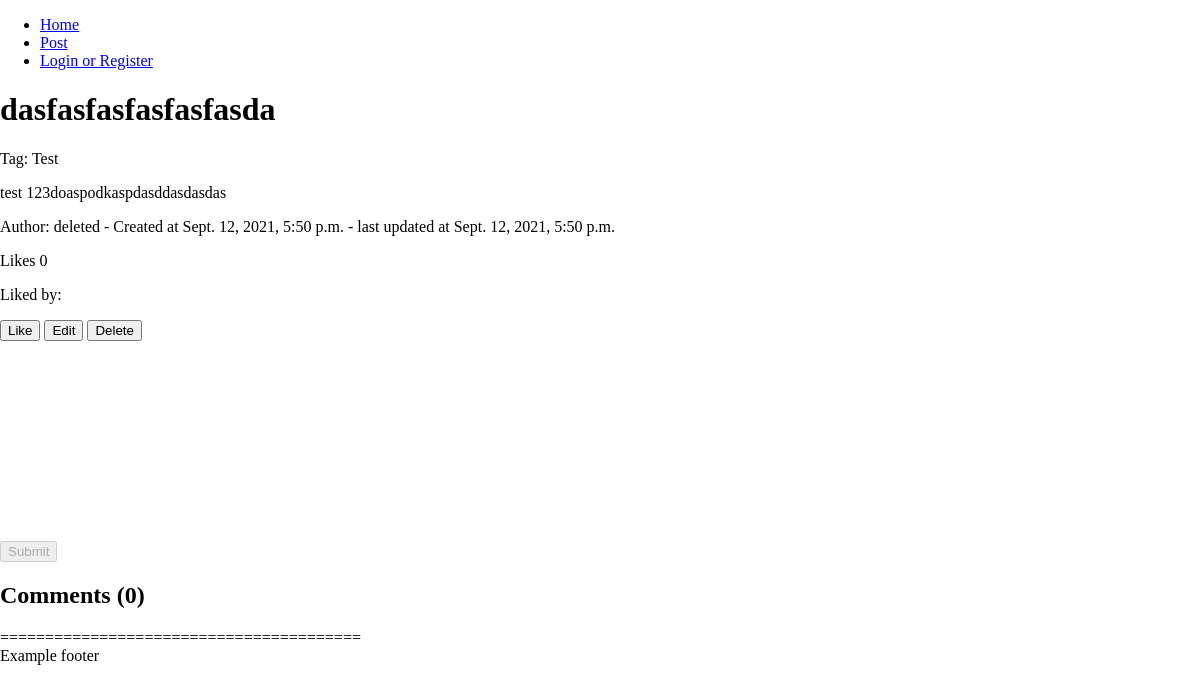
Page /post/2/dasfasfasfasfasfasda on the earlier database version.
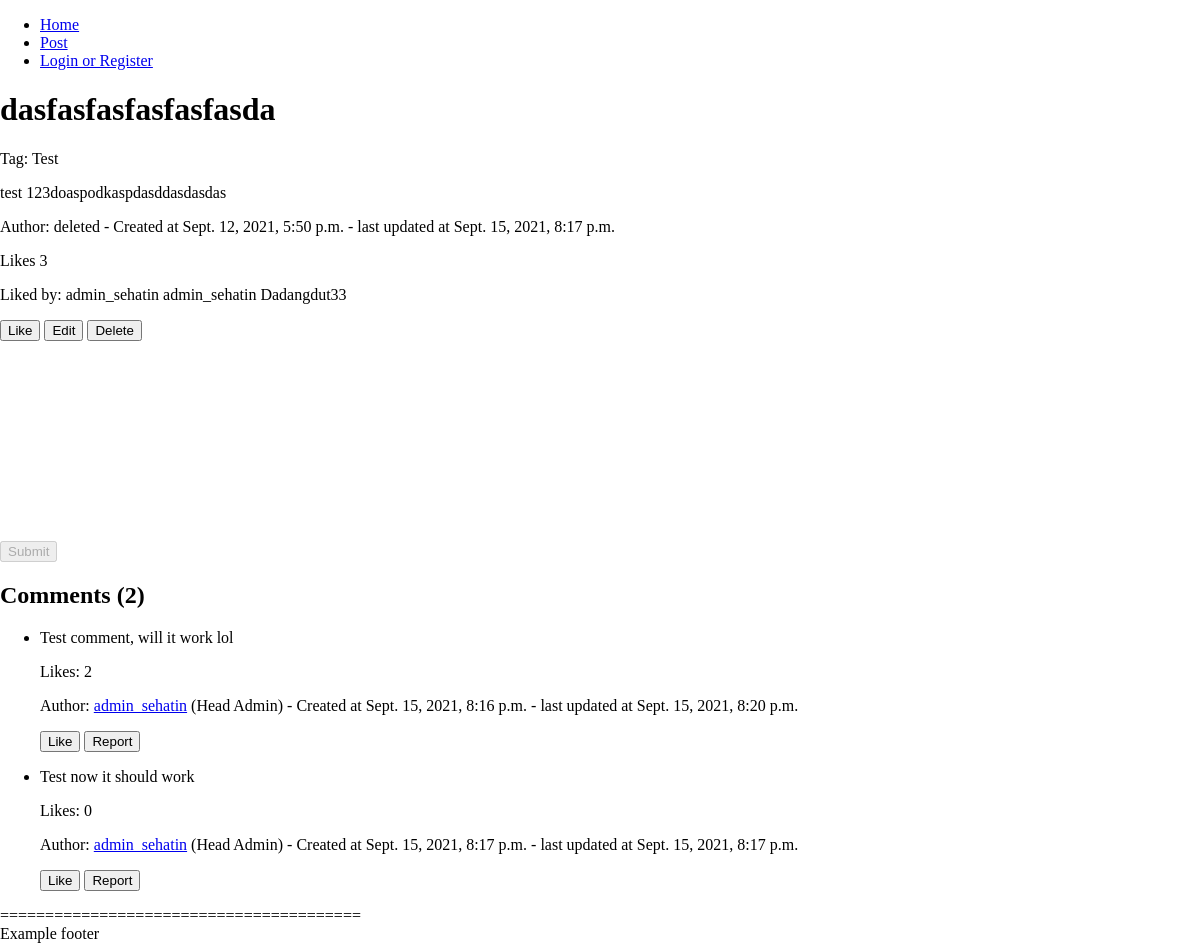
Same page on the later database version.
### sehat_in_webproject/models.py (models this page shows)
class Post(models.Model): # Post
    id = models.AutoField(primary_key=True)
    title = models.CharField(max_length=200)
    content = models.TextField()
    tag = models.ForeignKey(Tag, on_delete=models.CASCADE, null=True)
    created_at = models.DateTimeField(auto_now_add=True)
    updated_at = models.DateTimeField(auto_now=True)
    user = models.ForeignKey(User, on_delete=models.SET_NULL, null=True)
    likes = models.IntegerField(default=0)
    comments = models.IntegerField(default=0)

class Tag(models.Model): # Tag of a post, will be generated by admin only
    name = models.CharField(max_length=50)

class Like(models.Model): # Post/comment like
    user = models.ForeignKey(User, on_delete=models.SET_NULL, null=True)
    post = models.ForeignKey(Post, on_delete=models.CASCADE)
    comment = models.ForeignKey(Comment, on_delete=models.CASCADE, null=True)

class Comment(models.Model): # Comment of a post
    id = models.AutoField(primary_key=True)
    content = models.TextField()
    created_at = models.DateTimeField(auto_now_add=True)
    updated_at = models.DateTimeField(auto_now=True)
    post = models.ForeignKey(Post, on_delete=models.CASCADE)
    user = models.ForeignKey(User, on_delete=models.SET_NULL, null=True)
    likes = models.IntegerField(default=0)

### sehat_in_webproject/views.py (the view)
# urls.py: path('post/<str:id>/<str:title>', views.post_Url, name='post'), # Vanity url
def post_Url(request, id, title):
    if id is not None and title is not None:
        post = Post.objects.get(id=id)
        if title.replace('-', ' ') != post.title:
            return redirect('/post/' + str(post.id) + '/' + post.title.replace(' ', '-'))
        if post is not None:
            comments = Comment.objects.filter(post=post).order_by('created_at') # oldest to newest
            likes = Like.objects.filter(post=post)
            return render(request, 'post/postview.html', {'post': post, 'comments': comments, 'likes': likes})
        else:
            raise Http404
    else:
        raise Http404

### templates/post/postview.html (shortened to what this page needs)
<!DOCTYPE html>
{% load static %}
<html lang="en">
<head>
    <link rel="stylesheet" type="text/css" href="{% static 'css/style.css' %}">
    <link href="https://cdn.quilljs.com/1.3.6/quill.snow.css" rel="stylesheet">
</head>
<body>
    {% include 'templates/header.html' %}
    <div class="post">
        <h1>{{ post.title }}</a></h1>
        <p>Tag: {{ post.tag.name }}</p>
        {% autoescape off %}
        {{ post.content }}
        {% endautoescape %}
        <p> Author: {% if post.user == null %}deleted{% else %}{{ post.user }}{% endif %} - Created at {{ post.created_at }} - last updated at {{ post.updated_at }}</p>
        <p>Likes <span id="post-like-count">{{ likes|length }}</span></p>
        <p>Liked by:
            <span id="post-liker">
            {% for user in likes %}
            {{ user.user }}
            {% endfor %}
            </span>
        </p>
        <button class="button like" onclick="likePost('{{ user.is_authenticated }}', '{{ post.id }}', '{{ post.title }}', '{{ csrf_token }}')">Like</button>
        {% if post.user.id == user.id %}
            <button class="button edit" onclick="editPost('{{ user.is_authenticated }}', '{{ post.id }}', '{{ post.title }}')">Edit</button>
            <button class="button delete" onclick="deletePost('{{ user.is_authenticated }}', '{{ post.id }}', '{{ post.title }}', '{{ csrf_token }}', 'user')">Delete</button>
        {% else %}
            <button class="button report" onclick="reportPost('{{ user.is_authenticated }}', '{{ post.id }}', '{{ post.title }}', '{{ csrf_token }}')">Report</button>
        {% endif %}
    </div>
    <div class="comment-form">
        <div id="editor"></div>
        {% if user.is_authenticated %}
            <button type="submit" onclick="comment('{{ user.is_authenticated }}', '{{ post.id }}', '{{ post.title }}', '{{ csrf_token }}')">Submit</button>
        {% else %}
            <button type="submit" onclick="comment('{{ user.is_authenticated }}', '{{ post.id }}', '{{ post.title }}', '{{ csrf_token }}')" disabled>Submit</button>
        {% endif %}
    </div>
    <div class="comment-box">
        <h2>Comments (<span id="comment-counter">{{ comments|length }}</span>)</h2>
        <ul>
            {% for comment in comments %}
            <li class="comment" id="comments-{{ comment.id }}">
                <span id="fill-{{ comment.id }}">
                    <div style="max-width: 800px;" id="comment-{{comment.id}}">
                        {% autoescape off %}
                        {{ comment.content }}
                        {% endautoescape %}
                    </div>
                </span>
                <p>Likes: <span id="comment-like-count-{{ comment.id }}"> {{ comment.likes }}</p>
                {% if comment.user == null %}
                <p>Author: <a href="/profile/deleted">deleted</a> - Created at {{ comment.created_at }} - last updated at {{ comment.updated_at }}</p>
                {% else %}
                <p>Author: <a href="/profile/{{ comment.user.username }}">{{ comment.user.username }}</a> ({{ comment.user.first_name }} {{ comment.user.last_name }}) - Created at {{ comment.created_at }} - last updated at {{ comment.updated_at }}</p>
                {% endif %}
                <button onclick="likeComment('{{ user.is_authenticated }}', '{{ post.id }}', '{{ post.title }}', '{{ comment.id }}', '{{ csrf_token }}')">Like</button>
                <button onclick="reportComment('{{ user.is_authenticated }}', '{{ post.id }}', '{{ post.title }}', '{{ comment.id }}', '{{ csrf_token }}')">Report</button>
            </li>
            {% endfor %}
        </ul>
    </div>
    {% include 'templates/footer.html' %}
</body>
</html>

### templates/header.html (shortened to what this page needs)
<header class="header">
    <div>
        <ul>
            <li><a href="/">Home</a></li>
            <li><a class="li-header" href="/post">Post</a></li>
            {% if user.is_authenticated %}
            <li><a class="li-header" href="#">Profile</a></li>
            <li><a class="li-header button logout" href="/logout">Logout</a></li>
            {% else %}
            <li><a class="li-header button login-register" href="/auth/login">Login or Register</a></li>
            {% endif %}
        </ul>
    </div>
</header>

### templates/footer.html
<footer class="footer">
    <div>
        ========================================<br>
        Example footer
    </div>
</footer>

### static/css/style.css (style rules this page uses)
html, body { width: 100%; height: 100%; background-attachment: fixed; background-repeat: no-repeat; background-size: cover; overflow-x: hidden; margin: 0px; scroll-behavior: smooth; }
#editor { max-width: 800px; min-height: 200px; }

Differences in the rows shown:
changed Post "dasfasfasfasfasfasda": updated_at "Sept. 12, 2021, 5:50 p.m." → "Sept. 15, 2021, 8:17 p.m."
added Like: user "admin_sehatin"
added Like: user "admin_sehatin"
added Like: user "Dadangdut33"
added Comment: content "Test comment, will it work lol", likes "2", user.username "admin_sehatin", user.first_name "Head", user.last_name "Admin", created_at "Sept. 15, 2021, 8:16 p.m.", updated_at "Sept. 15, 2021, 8:20 p.m."
added Comment: content "Test now it should work", likes "0", user.username "admin_sehatin", user.first_name "Head", user.last_name "Admin", created_at "Sept. 15, 2021, 8:17 p.m.", updated_at "Sept. 15, 2021, 8:17 p.m."
Other differences:
{{ likes|length }}: "0" → "3"
{{ comments|length }}: "0" → "2"
